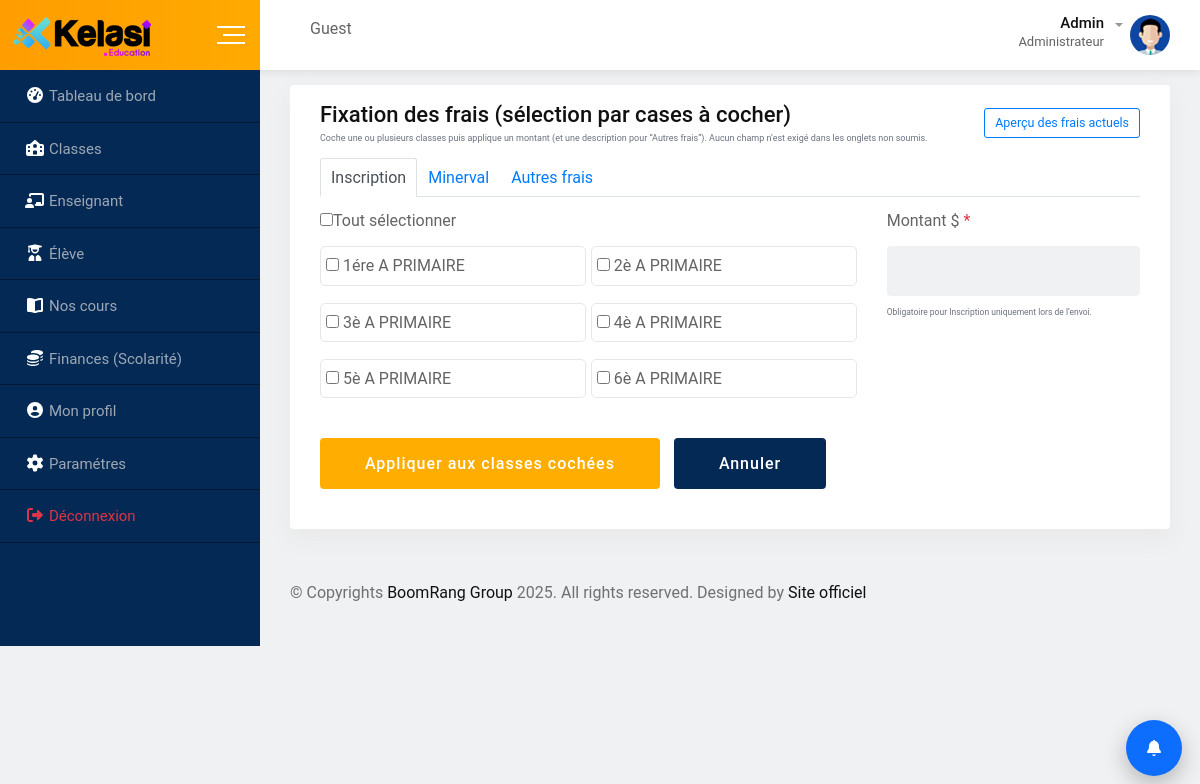
Page /admin/fixation-frais-scolaire.php (signed in) on the committed database.
### tables this page shows
CREATE TABLE `classes` (
  `id` int(11) NOT NULL,
  `classe` varchar(20) NOT NULL,
  `description` varchar(100) NOT NULL,
  `niveau` int(11) NOT NULL,
  `section` int(11) DEFAULT NULL,
  `options` int(11) DEFAULT NULL,
  `code_ecole` varchar(11) NOT NULL,
  `created_at` timestamp NOT NULL DEFAULT current_timestamp()
);

### admin/fixation-frais-scolaire.php (the view, shortened to what this page needs)
<?php
$pdo = null;
$codeEcole = (string)($_SESSION['code_ecole'] ?? '');
$stmt = $pdo->prepare("
    SELECT c.id, c.classe, c.description AS desc_classe,
           n.description AS niveau, s.description AS section, o.description AS opt
    FROM classes c
    LEFT JOIN niveau  n ON c.niveau    = n.id
    LEFT JOIN section s ON c.section   = s.id
    LEFT JOIN options o ON c.options   = o.id
    WHERE c.code_ecole = :code
    ORDER BY n.description, s.description, o.description, c.classe, c.description
");
$stmt->execute([':code'=>$codeEcole]);
$classes = $stmt->fetchAll(PDO::FETCH_ASSOC);
function h($s){ return htmlspecialchars((string)$s, ENT_QUOTES, 'UTF-8'); }
?>
<!doctype html>
<html class="no-js" lang="fr">
<head>
    <link rel="stylesheet" href="../css/normalize.css">
    <link rel="stylesheet" href="../css/main.css">
    <link rel="stylesheet" href="../css/bootstrap.min.css">
    <link rel="stylesheet" href="../css/all.min.css">
    <link rel="stylesheet" href="../fonts/flaticon.css">
    <link rel="stylesheet" href="../css/animate.min.css">
    <link rel="stylesheet" href="../css/jquery.dataTables.min.css">
    <link rel="stylesheet" href="../style.css">
</head>
<body>
    <div id="wrapper" class="wrapper bg-ash">
        <?php require_once('layout/navbar.php'); ?>
        <div class="dashboard-page-one">
            <?php require_once('layout/sidebar.php'); ?>
            <div class="dashboard-content-one">
                <div class="row mt-4">
                    <div class="col-12">
                        <div class="card height-auto">
                            <div class="card-body">
                                <div class="heading-layout1 d-flex align-items-center">
                                    <div class="item-title">
                                        <h3>Fixation des frais (sélection par cases à cocher)</h3>
                                        <div class="hint">Coche une ou plusieurs classes puis applique un montant (et
                                            une description pour “Autres frais”). Aucun champ n’est exigé dans les
                                            onglets non soumis.</div>
                                    </div>
                                    <div class="nav-actions">
                                        <button id="btn-apercu" type="button"
                                            class="btn btn-lg btn-outline-primary apercu-btn" data-type="inscription"
                                            data-form="#form-inscription" data-toggle="modal"
                                            data-target="#apercu-modal">
                                            Aperçu des frais actuels
                                        </button>
                                    </div>
                                </div>
                                <ul class="nav nav-tabs mt-3" id="fraisTabs" role="tablist">
                                    <li class="nav-item">
                                        <a class="nav-link active" id="tablink-inscription" data-toggle="tab"
                                            href="#tab-inscription" role="tab" aria-controls="tab-inscription"
                                            aria-selected="true" data-type="inscription" data-form="#form-inscription">
                                            Inscription
                                        </a>
                                    </li>
                                    <li class="nav-item">
                                        <a class="nav-link" id="tablink-minerval" data-toggle="tab" href="#tab-minerval"
                                            role="tab" aria-controls="tab-minerval" aria-selected="false"
                                            data-type="minerval" data-form="#form-minerval">
                                            Minerval
                                        </a>
                                    </li>
                                    <li class="nav-item">
                                        <a class="nav-link" id="tablink-autres" data-toggle="tab" href="#tab-autres"
                                            role="tab" aria-controls="tab-autres" aria-selected="false"
                                            data-type="autres" data-form="#form-autres">
                                            Autres frais
                                        </a>
                                    </li>
                                </ul>
                                <div class="tab-content pt-3" id="fraisTabsContent">
                                    <div class="tab-pane fade show active" id="tab-inscription" role="tabpanel"
                                        aria-labelledby="tablink-inscription">
                                        <form id="form-inscription" class="new-added-form"
                                            action="service/fixation-frais-scolaire.php" method="POST"
                                            autocomplete="off" novalidate>
                                            <div class="row">
                                                <div class="col-xl-8 form-group">
                                                    <label class="form-check-inline"><input type="checkbox"
                                                            id="insc-all">Tout sélectionner </label>
                                                    <div class="classes-grid" id="insc-classes">
                                                        <?php foreach ($classes as $c):
                                                        $lbl = trim(($c['classe'] ?? '').' '.($c['desc_classe'] ?? '').' '.($c['niveau'] ?? '').' '.($c['section'] ?? '').' '.($c['opt'] ?? '')); ?>
                                                        <label class="item">
                                                            <input type="checkbox" name="classes[]"
                                                                value="<?= (int)$c['id'] ?>">
                                                            <?= h($lbl ?: 'Classe #'.(int)$c['id']) ?>
                                                        </label>
                                                        <?php endforeach; ?>
                                                    </div>
                                                </div>
                                                <div class="col-xl-4 form-group">
                                                    <label>Montant $ <span class="text-danger">*</span></label>
                                                    <input type="number" step="0.01" min="0" class="form-control"
                                                        name="montant" required>
                                                    <small class="soft-note">Obligatoire pour Inscription uniquement
                                                        lors de l’envoi.</small>
                                                </div>
                                            </div>
                                            <div class="row mt-2">
                                                <div class="col-12 form-group">
                                                    <button type="submit"
                                                        class="btn-fill-lg btn-gradient-yellow btn-hover-bluedark"
                                                        name="save-inscription">Appliquer aux classes cochées</button>
                                                    <button type="reset"
                                                        class="btn-fill-lg bg-blue-dark btn-hover-yellow">Annuler</button>
                                                </div>
                                            </div>
                                        </form>
                                    </div>
                                </div>
                            </div>
                        </div>
                    </div>
                </div>
                <?php require_once('layout/footer.php'); ?>
            </div>
        </div>
    </div>
</body>
</html>

### css/main.css (style rules this page uses)
html { color: #222; font-size: 1em; line-height: 1.4; }

### admin/fixation-frais-scolaire.php (style rules this page uses)
.nav-actions { display: flex; gap: .5rem; align-items: center; margin-left: auto }
.hint { color: #6b7280; font-size: .9rem }
.classes-grid { display: grid; grid-template-columns: repeat(auto-fill, minmax(260px, 1fr)); gap: .5rem }
.classes-grid .item { border: 1px solid #e5e7eb; border-radius: .5rem; padding: .5rem; background: #fff }
.form-check-inline { margin-right: 1rem }
.soft-note { font-size: .85rem; color: #6b7280 }

### rows in the picture
classes: id "1ére A PRIMAIRE"
classes: id "2è A PRIMAIRE"
classes: id "3è A PRIMAIRE"
classes: id "4è A PRIMAIRE"
classes: id "5è A PRIMAIRE"
classes: id "6è A PRIMAIRE"
